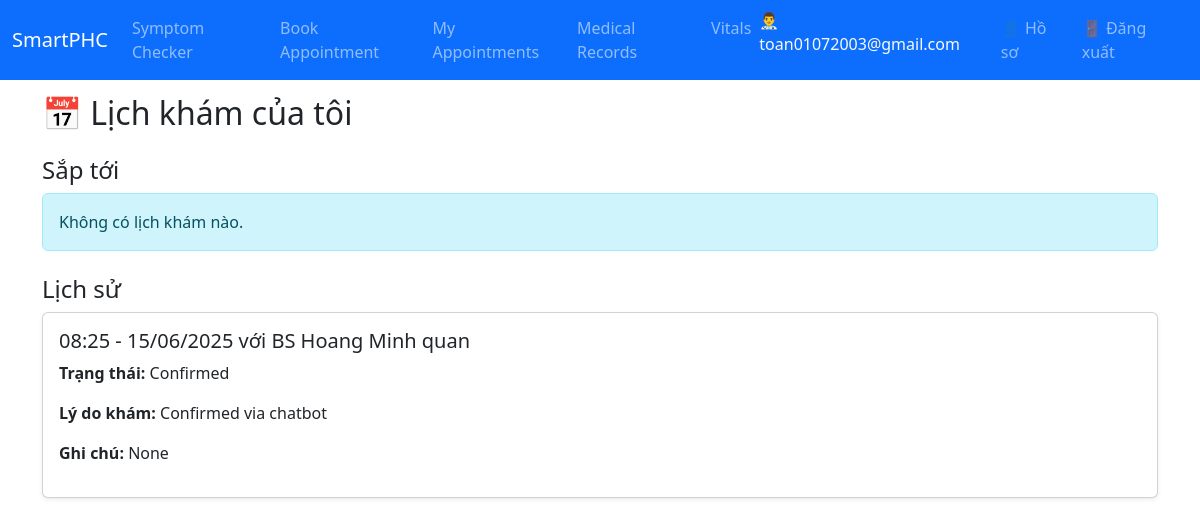
The page /doctor/my/ (signed in) on the database its author committed.
### auth_service/models.py (models this page shows, shortened)
class User(AbstractBaseUser, PermissionsMixin):
    ROLE_CHOICES = [
        ('patient', 'Patient'),
        ('doctor', 'Doctor'),
        ('nurse', 'Nurse'),
        ('admin', 'Admin'),
        ('lab_staff', 'Lab Staff'),
        ('pharmacist', 'Pharmacist'),
    ]
    STATUS_CHOICES = [
        ('pending', 'Pending'),
        ('approved', 'Approved'),
        ('rejected', 'Rejected'),
    ]
    id = models.UUIDField(primary_key=True, default=uuid.uuid4, editable=False)
    email = models.EmailField(unique=True)
    role = models.CharField(max_length=20, choices=ROLE_CHOICES)
    status = models.CharField(max_length=20, choices=STATUS_CHOICES, default='pending')
    created_at = models.DateTimeField(auto_now_add=True)
    last_login = models.DateTimeField(auto_now=True)
    is_staff = models.BooleanField(default=False)
    is_superuser = models.BooleanField(default=False)
    USERNAME_FIELD = 'email'
    REQUIRED_FIELDS = []
    objects = UserManager()

### appointment/models.py (models this page shows)
class Appointment(models.Model):
    STATUS_CHOICES = [
        ('pending', 'Pending'),
        ('confirmed', 'Confirmed'),
        ('completed', 'Completed'),
        ('cancelled', 'Cancelled'),
    ]
    id = models.UUIDField(primary_key=True, default=uuid.uuid4, editable=False)
    patient = models.ForeignKey(settings.AUTH_USER_MODEL, on_delete=models.CASCADE, related_name='appointments_as_patient')
    doctor = models.ForeignKey(settings.AUTH_USER_MODEL, on_delete=models.CASCADE, related_name='appointments_as_doctor')
    date_time = models.DateTimeField()
    reason = models.TextField()
    notes = models.TextField(blank=True, null=True)
    status = models.CharField(max_length=20, choices=STATUS_CHOICES, default='pending')

### user_profile/models.py (models this page shows)
class UserProfile(models.Model):
    GENDER_CHOICES = [
        ('male', 'Male'),
        ('female', 'Female'),
        ('other', 'Other'),
    ]
    user = models.OneToOneField(settings.AUTH_USER_MODEL, on_delete=models.CASCADE)
    full_name = models.CharField(max_length=100)
    date_of_birth = models.DateField()
    gender = models.CharField(max_length=10, choices=GENDER_CHOICES)
    phone_number = models.CharField(max_length=20)
    address = models.TextField()
    profile_photo = models.URLField(blank=True, null=True)

### appointment/views.py (the view)
# urls.py: path('my/', patient_schedule_view, name='patient-schedule'),
@login_required
def patient_schedule_view(request):
    if request.user.role != "patient":
        messages.error(request, "Bạn không có quyền truy cập.")
        return redirect("home")
    upcoming = (
        Appointment.objects.filter(patient=request.user, date_time__gte=timezone.now())
        .order_by("date_time")
        .select_related("doctor")
    )
    history = (
        Appointment.objects.filter(patient=request.user, date_time__lt=timezone.now())
        .order_by("-date_time")
        .select_related("doctor")
    )
    for appt in list(upcoming) + list(history):
        appt.doctor_profile = UserProfile.objects.filter(user=appt.doctor).first()
    return render(
        request,
        "patient_schedule.html",
        {
            "upcoming": upcoming,
            "history": history,
        },
    )

### appointment/templates/patient_schedule.html
{% extends "base.html" %}
{% block content %}
<h2 class="mb-4">📅 Lịch khám của tôi</h2>
<h4>Sắp tới</h4>
{% for a in upcoming %}
  <div class="card mb-3 p-3 shadow-sm">
    <h5>{{ a.date_time|date:"H:i - d/m/Y" }} với BS {{ a.doctor_profile.full_name }}</h5>
    <p><strong>Trạng thái:</strong> {{ a.get_status_display }}</p>
    <p><strong>Lý do khám:</strong> {{ a.reason }}</p>
    <p><strong>Ghi chú:</strong> {{ a.notes|default:"(Không có)" }}</p>
    <form method="post" action="{% url 'cancel-appointment' a.id %}">
      {% csrf_token %}
      <button type="submit" class="btn btn-danger btn-sm mt-2">Huỷ lịch</button>
    </form>
  </div>
{% empty %}
  <div class="alert alert-info">Không có lịch khám nào.</div>
{% endfor %}
<h4 class="mt-4">Lịch sử</h4>
{% for a in history %}
  <div class="card mb-3 p-3 shadow-sm">
    <h5>{{ a.date_time|date:"H:i - d/m/Y" }} với BS {{ a.doctor_profile.full_name }}</h5>
    <p><strong>Trạng thái:</strong> {{ a.get_status_display }}</p>
    <p><strong>Lý do khám:</strong> {{ a.reason }}</p>
    <p><strong>Ghi chú:</strong> {{ a.notes|default:"(Không có)" }}</p>
  </div>
{% empty %}
  <div class="alert alert-info">Không có lịch sử.</div>
{% endfor %}
{% endblock %}

### appointment/templates/base.html (shortened to what this page needs)
<!DOCTYPE html>
<html lang="vi">
<head>
  <link href="https://cdn.jsdelivr.net/npm/bootstrap@5.3.0/dist/css/bootstrap.min.css" rel="stylesheet">
</head>
<body>
  <nav class="navbar navbar-expand-lg navbar-dark bg-primary fixed-top">
    <div class="container-fluid">
      <a class="navbar-brand" href="#">SmartPHC</a>
      <div class="collapse navbar-collapse" id="navbarNav">
        <ul class="navbar-nav me-auto mb-2 mb-lg-0">
          {% if request.user.role == "doctor" %}
          <li class="nav-item">
            <a class="nav-link" href="{% url 'doctor-schedule' %}">📅 Lịch khám</a>
          </li>
          <li class="nav-item">
            <a class="nav-link" href="{% url 'search-medical-history' %}">Tra cứu hồ sơ</a>
          </li>
          {% elif request.user.role == "nurse" %}
          <li class="nav-item">
            <a class="nav-link" href="{% url 'nurse-patient-list' %}">Patients</a>
          </li>
          {% else %}
          <li class="nav-item">
            <a class="nav-link" href="/api/chatbot/chat/">Symptom Checker</a>
          </li>
          <li class="nav-item">
            <a class="nav-link" href="/api/chatbot/appointment/">Book Appointment</a>
          </li>
          <li class="nav-item">
            <a class="nav-link" href="{% url 'patient-schedule' %}">My Appointments</a>
          </li>
          <li class="nav-item">
            <a class="nav-link" href="{% url 'my-medical-history' %}">Medical Records</a>
          </li>
          <li class="nav-item">
            <a class="nav-link" href="{% url 'my-vitals' %}">Vitals</a>
          </li>
          {% endif %}
        </ul>
        <ul class="navbar-nav ms-auto">
          <li class="nav-item">
            <span class="navbar-text text-light me-3">👨‍⚕️ {{ request.user.email }}</span>
          </li>
          <li class="nav-item">
            <a class="nav-link" href="/auth/profile/">👤 Hồ sơ</a>
          </li>
          <li class="nav-item">
            <a class="nav-link" href="{% url 'logout' %}">🚪 Đăng xuất</a>
          </li>
        </ul>
      </div>
    </div>
  </nav>
  <div class="container mt-4">
    {% block content %}{% endblock %}
  </div>
</body>
</html>

### appointment/templates/base.html (style rules this page uses)
body { padding-top: 70px; }

### rows shown on the page
Appointment: date_time "08:25 - 15/06/2025", doctor_profile.full_name "Hoang Minh quan", status "Confirmed", reason "Confirmed via chatbot", notes "None"

### other values the page prints
{{ request.user.email }} "toan01072003@gmail.com"
